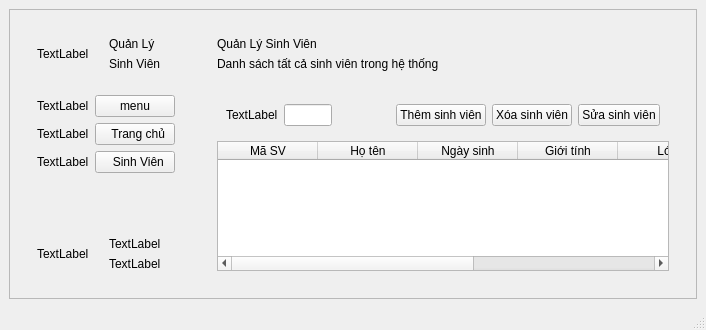
<?xml version="1.0" encoding="UTF-8"?>
<ui version="4.0">
 <class>MainWindow</class>
 <widget class="QMainWindow" name="MainWindow">
  <property name="geometry">
   <rect>
    <x>0</x>
    <y>0</y>
    <width>706</width>
    <height>330</height>
   </rect>
  </property>
  <property name="windowTitle">
   <string>MainWindow</string>
  </property>
  <widget class="QWidget" name="centralwidget">
   <layout class="QHBoxLayout" name="horizontalLayout">
    <item>
     <widget class="QScrollArea" name="scrollArea">
      <property name="widgetResizable">
       <bool>true</bool>
      </property>
      <widget class="QWidget" name="scrollAreaWidgetContents">
       <property name="geometry">
        <rect>
         <x>0</x>
         <y>0</y>
         <width>686</width>
         <height>289</height>
        </rect>
       </property>
       <layout class="QHBoxLayout" name="horizontalLayout_2" stretch="1,4">
        <item>
         <widget class="QWidget" name="sidebar" native="true">
          <layout class="QVBoxLayout" name="verticalLayout_2">
           <item>
            <widget class="QWidget" name="logoWidget" native="true">
             <layout class="QHBoxLayout" name="horizontalLayout_3">
              <item>
               <widget class="QLabel" name="LogoPtit">
                <property name="text">
                 <string>TextLabel</string>
                </property>
               </widget>
              </item>
              <item>
               <layout class="QVBoxLayout" name="verticalLayout">
                <item>
                 <widget class="QLabel" name="appTitle">
                  <property name="text">
                   <string>Quản Lý</string>
                  </property>
                 </widget>
                </item>
                <item>
                 <widget class="QLabel" name="appSubitle">
                  <property name="text">
                   <string>Sinh Viên</string>
                  </property>
                 </widget>
                </item>
               </layout>
              </item>
             </layout>
            </widget>
           </item>
           <item>
            <widget class="QWidget" name="navigationWidget" native="true">
             <layout class="QFormLayout" name="formLayout">
              <item row="0" column="0">
               <widget class="QLabel" name="LogoMenu">
                <property name="text">
                 <string>TextLabel</string>
                </property>
               </widget>
              </item>
              <item row="1" column="0">
               <widget class="QLabel" name="LogoHome">
                <property name="text">
                 <string>TextLabel</string>
                </property>
               </widget>
              </item>
              <item row="2" column="0">
               <widget class="QLabel" name="LogoStudents">
                <property name="text">
                 <string>TextLabel</string>
                </property>
               </widget>
              </item>
              <item row="0" column="1">
               <widget class="QPushButton" name="btn_menu">
                <property name="text">
                 <string>menu</string>
                </property>
               </widget>
              </item>
              <item row="1" column="1">
               <widget class="QPushButton" name="btn_Dashboard">
                <property name="text">
                 <string>  Trang chủ</string>
                </property>
               </widget>
              </item>
              <item row="2" column="1">
               <widget class="QPushButton" name="btn_sinh_vien">
                <property name="text">
                 <string>  Sinh Viên</string>
                </property>
               </widget>
              </item>
             </layout>
            </widget>
           </item>
           <item>
            <spacer name="verticalSpacer">
             <property name="orientation">
              <enum>Qt::Vertical</enum>
             </property>
             <property name="sizeHint" stdset="0">
              <size>
               <width>20</width>
               <height>40</height>
              </size>
             </property>
            </spacer>
           </item>
           <item>
            <widget class="QWidget" name="profileWidget" native="true">
             <layout class="QHBoxLayout" name="horizontalLayout_4">
              <item>
               <widget class="QLabel" name="profileAvatar">
                <property name="text">
                 <string>TextLabel</string>
                </property>
               </widget>
              </item>
              <item>
               <layout class="QVBoxLayout" name="verticalLayout_4">
                <item>
                 <widget class="QLabel" name="profileName">
                  <property name="text">
                   <string>TextLabel</string>
                  </property>
                 </widget>
                </item>
                <item>
                 <widget class="QLabel" name="profileEmail">
                  <property name="text">
                   <string>TextLabel</string>
                  </property>
                 </widget>
                </item>
               </layout>
              </item>
             </layout>
            </widget>
           </item>
          </layout>
         </widget>
        </item>
        <item>
         <widget class="QStackedWidget" name="stackedWidget">
          <property name="currentIndex">
           <number>1</number>
          </property>
          <widget class="QWidget" name="HomePage">
           <layout class="QVBoxLayout" name="verticalLayout_5" stretch="1,4">
            <item>
             <widget class="QWidget" name="headerWidget" native="true">
              <layout class="QVBoxLayout" name="verticalLayout_6">
               <item>
                <widget class="QLabel" name="headerTitle">
                 <property name="text">
                  <string>Tổng Quan Hệ Thống</string>
                 </property>
                </widget>
               </item>
               <item>
                <widget class="QLabel" name="headerSubTitle">
                 <property name="text">
                  <string>Theo dõi và quản lý thông tin sinh viên</string>
                 </property>
                </widget>
               </item>
              </layout>
             </widget>
            </item>
            <item>
             <widget class="QScrollArea" name="scrollArea_2">
              <property name="widgetResizable">
               <bool>true</bool>
              </property>
              <widget class="QWidget" name="scrollAreaWidgetContents_2">
               <property name="geometry">
                <rect>
                 <x>0</x>
                 <y>0</y>
                 <width>98</width>
                 <height>28</height>
                </rect>
               </property>
              </widget>
             </widget>
            </item>
           </layout>
          </widget>
          <widget class="QWidget" name="studentsPage">
           <layout class="QVBoxLayout" name="verticalLayout_7" stretch="1,4">
            <item>
             <widget class="QWidget" name="studentsHeaderWidget" native="true">
              <layout class="QVBoxLayout" name="verticalLayout_8">
               <item>
                <widget class="QLabel" name="studentsHeaderTitle">
                 <property name="text">
                  <string>Quản Lý Sinh Viên</string>
                 </property>
                </widget>
               </item>
               <item>
                <widget class="QLabel" name="studentsHeaderSubTitle">
                 <property name="text">
                  <string>Danh sách tất cả sinh viên trong hệ thống</string>
                 </property>
                </widget>
               </item>
              </layout>
             </widget>
            </item>
            <item>
             <widget class="QWidget" name="studentsContentWidget" native="true">
              <layout class="QVBoxLayout" name="verticalLayout_9" stretch="1,4">
               <item>
                <widget class="QWidget" name="widget_2" native="true">
                 <layout class="QHBoxLayout" name="horizontalLayout_5">
                  <item>
                   <widget class="QLabel" name="Logo_Search">
                    <property name="text">
                     <string>TextLabel</string>
                    </property>
                   </widget>
                  </item>
                  <item>
                   <widget class="QLineEdit" name="lineEdit_search_Input"/>
                  </item>
                  <item>
                   <spacer name="horizontalSpacer">
                    <property name="orientation">
                     <enum>Qt::Horizontal</enum>
                    </property>
                    <property name="sizeHint" stdset="0">
                     <size>
                      <width>117</width>
                      <height>20</height>
                     </size>
                    </property>
                   </spacer>
                  </item>
                  <item>
                   <widget class="QPushButton" name="btn_add_sinh_vien">
                    <property name="text">
                     <string>Thêm sinh viên</string>
                    </property>
                   </widget>
                  </item>
                  <item>
                   <widget class="QPushButton" name="btn_delete_sinh_vien">
                    <property name="text">
                     <string>Xóa sinh viên</string>
                    </property>
                   </widget>
                  </item>
                  <item>
                   <widget class="QPushButton" name="btn_updata_sinh_vien">
                    <property name="text">
                     <string>Sửa sinh viên</string>
                    </property>
                   </widget>
                  </item>
                 </layout>
                </widget>
               </item>
               <item>
                <widget class="QTableWidget" name="studentsTableWidget">
                 <property name="editTriggers">
                  <set>QAbstractItemView::NoEditTriggers</set>
                 </property>
                 <property name="alternatingRowColors">
                  <bool>true</bool>
                 </property>
                 <property name="sortingEnabled">
                  <bool>true</bool>
                 </property>
                 <attribute name="verticalHeaderVisible">
                  <bool>false</bool>
                 </attribute>
                 <column>
                  <property name="text">
                   <string>Mã SV</string>
                  </property>
                 </column>
                 <column>
                  <property name="text">
                   <string>Họ tên</string>
                  </property>
                 </column>
                 <column>
                  <property name="text">
                   <string>Ngày sinh</string>
                  </property>
                 </column>
                 <column>
                  <property name="text">
                   <string>Giới tính</string>
                  </property>
                 </column>
                 <column>
                  <property name="text">
                   <string>Lớp</string>
                  </property>
                 </column>
                 <column>
                  <property name="text">
                   <string>GPA</string>
                  </property>
                 </column>
                 <column>
                  <property name="text">
                   <string>Tính năng</string>
                  </property>
                 </column>
                </widget>
               </item>
              </layout>
             </widget>
            </item>
           </layout>
          </widget>
         </widget>
        </item>
       </layout>
      </widget>
     </widget>
    </item>
   </layout>
  </widget>
  <widget class="QStatusBar" name="statusbar"/>
 </widget>
 <resources/>
 <connections/>
</ui>
